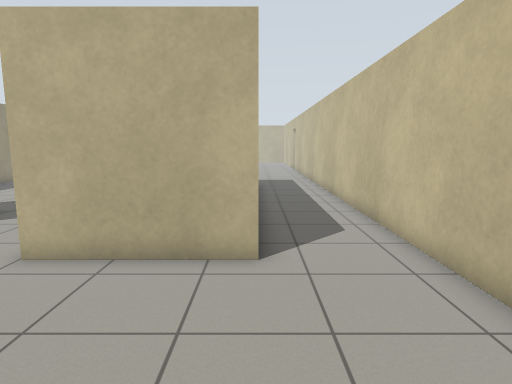
[1] (above)

19 first-person views from a walk through a world built for the Gazebo simulator. The camera is 1.2 m above the floor, tilts 8° down and sees 75° across. The floor is counted in squares, 0.5 m on a side. Each view is taken from the middle of a square. On the plan, view 1 faces up. The plan holds only what a view shows up to about 19 squares ahead; the rest is blank. The place goes on beyond the plan.

[2]
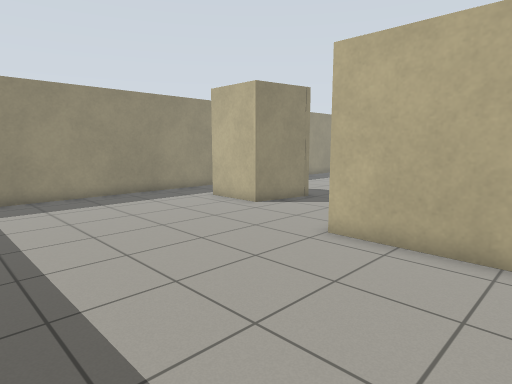

[3]
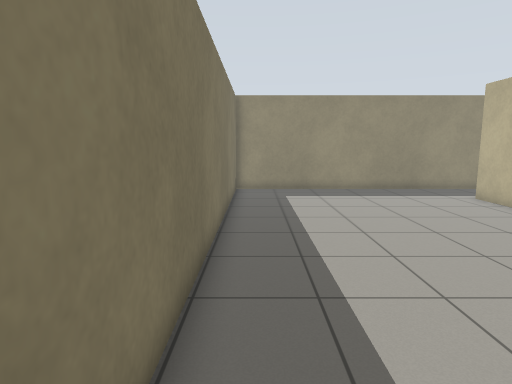

[4]
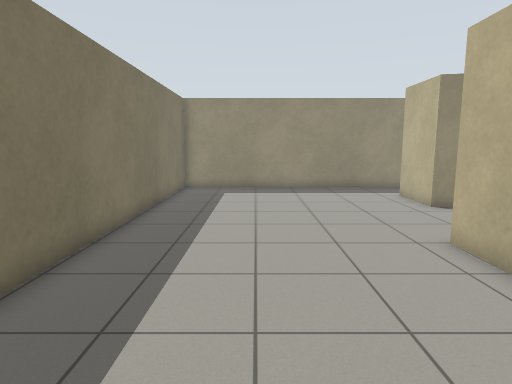

[5]
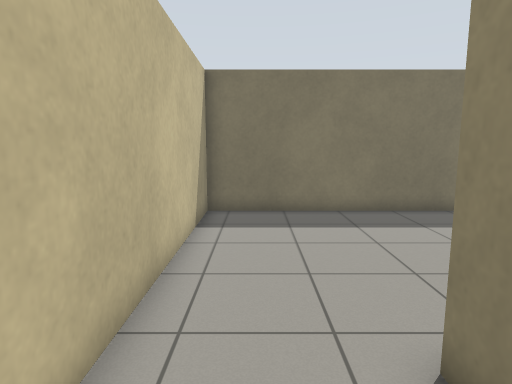

[6]
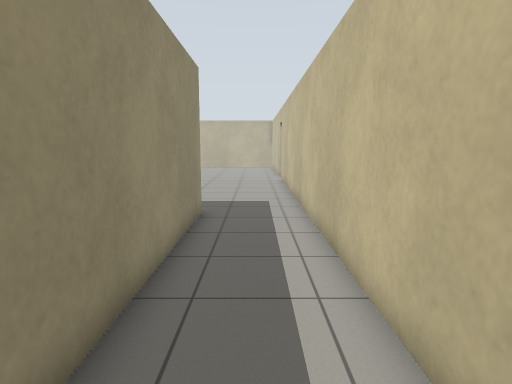

[7]
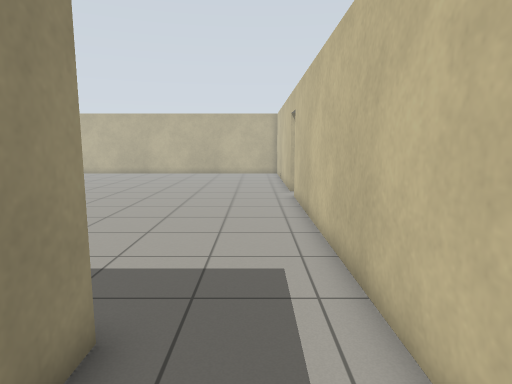

[8]
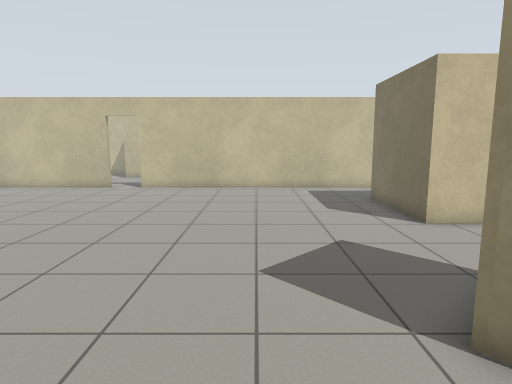

[9]
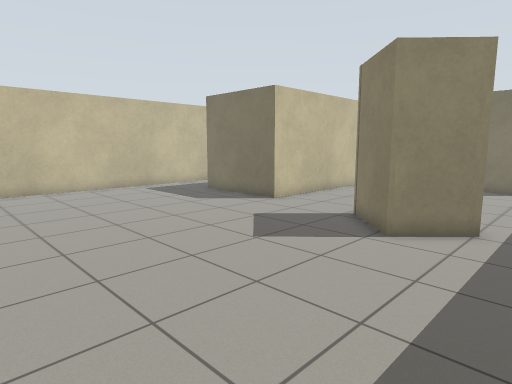

[10]
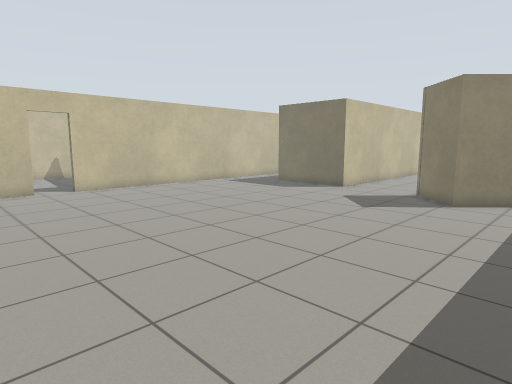

[11]
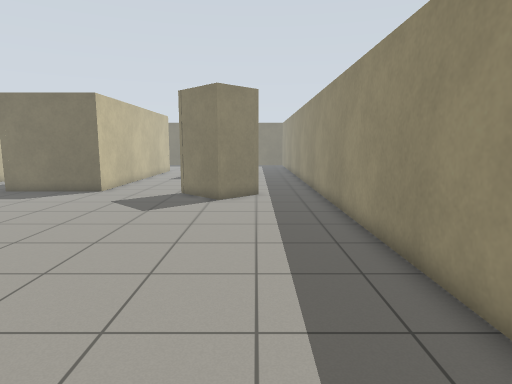

[12]
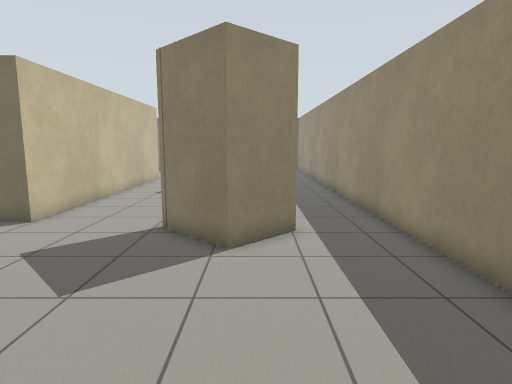

[13]
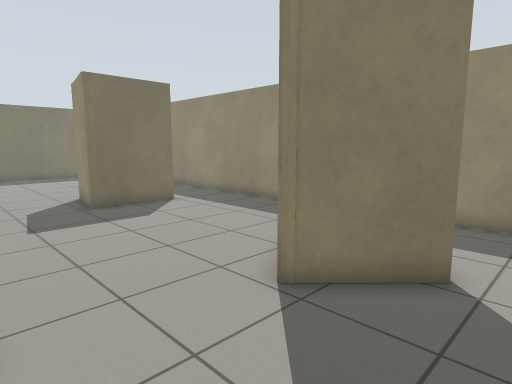

[14]
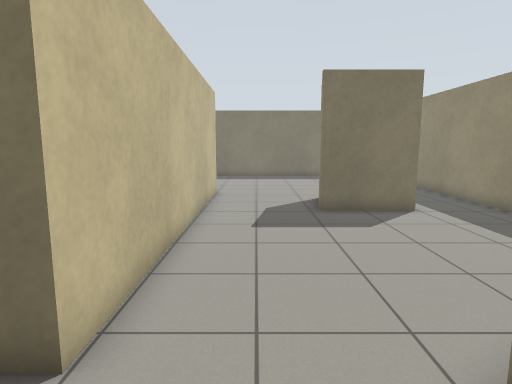

[15]
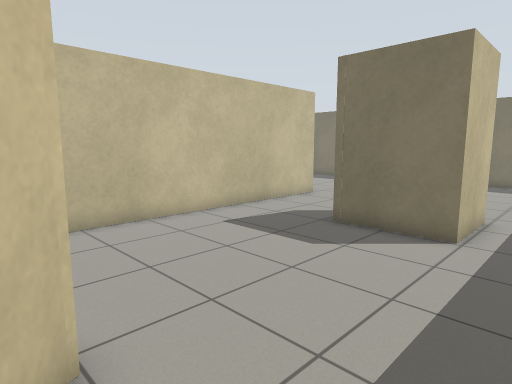

[16]
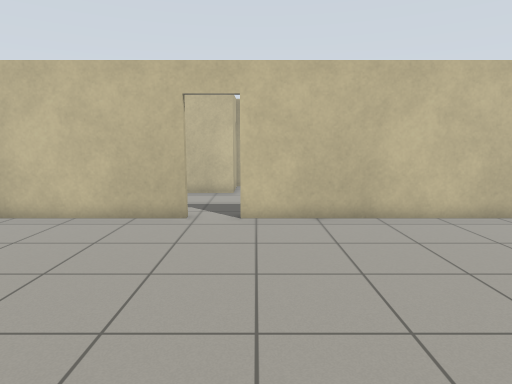

[17]
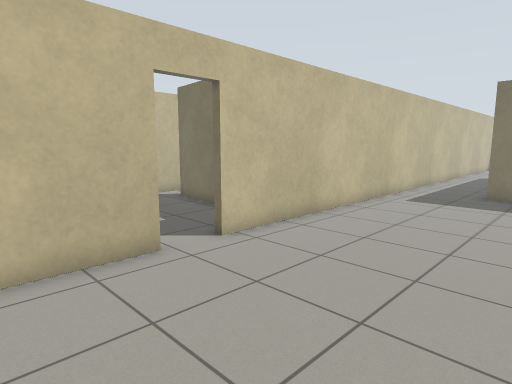

[18]
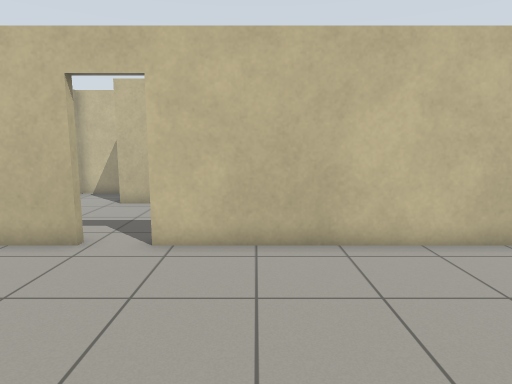

[19]
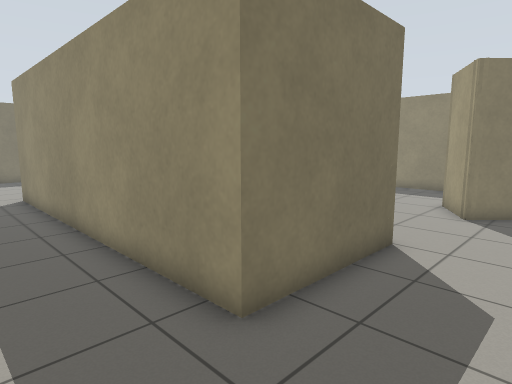

### Floor plan
Points are (right, up) in squares from view 1. A wall is a line through its corners. A room is listed if a view was taken in it or the views show most of it. See-through windows are left out.
Room 1 (views 1, 2, 3, 4)
walls: (0.1, 6.8) (-5, 6.8) (-5, 9.6); (-9.5, 10.7) (-9.9, 8.9) (-12.9, 8.9); (-16.2, 8.6) (-16.2, -2.1) (3.8, -2.1) (3.8, 5.6)
ways out: opening at (2, 6.3) to room 2; opening at (-14.5, 8) to room 3; opening at (-7, 9.3) to room 3
Room 2 (views 5, 6, 7, 8, 9, 10, 11, 12, 13, 14, 16, 17, 18, 19)
walls: (-5, 20.8) (0.1, 20.8) (0.1, 6.8); (-9.5, 21.6) (-9.3, 21.3) (-9.5, 21.1); (-13.2, 21.7) (-11.4, 23.5) (-9.2, 21.3); (3.8, 34.2) (3.8, 38.5); (-16.2, 34.2) (-16.2, 21.5); (3.8, 5.6) (3.8, 32.5)
ways out: opening at (2, 6.3) to room 1; opening at (-14.5, 22) to room 3; opening at (-7.5, 21) to room 3; open door at (4, 33.5)
Room 3 (view 15)
walls: (-9.3, 11.9) (-9.5, 10.7); (-9.2, 21.3) (-11.4, 20.1) (-12.1, 20.8); (-12.9, 8.9) (-12.9, 11.9) (-9.4, 11.9) (-9.4, 11.5); (-16.2, 21.5) (-16.2, 8.6); (-5, 9.6) (-5, 20.8)
ways out: opening at (-14.5, 8) to room 1; opening at (-7, 9.3) to room 1; opening at (-14.5, 22) to room 2; opening at (-7.5, 21) to room 2

Where each view was taken, in squares from view 1:
view 1: 0 up, 0 right, facing up
view 2: 1 down, 0 right, facing up-left
view 3: 1 down, 2 right, facing left
view 4: 2 up, 3 right, facing left
view 5: 10 up, 2 right, facing down
view 6: 9 up, 2 right, facing up
view 7: 17 up, 2 right, facing up
view 8: 26 up, 15 left, facing right
view 9: 32 up, 15 left, facing down-right
view 10: 38 up, 15 left, facing down-right
view 11: 38 up, 13 left, facing down
view 12: 31 up, 12 left, facing down
view 13: 25 up, 5 left, facing down-left
view 14: 24 up, 7 left, facing down
view 15: 21 up, 15 left, facing down-right
view 16: 32 up, 7 left, facing right
view 17: 38 up, 3 left, facing down-right
view 18: 30 up, 4 left, facing right
view 19: 24 up, 3 right, facing down-left
